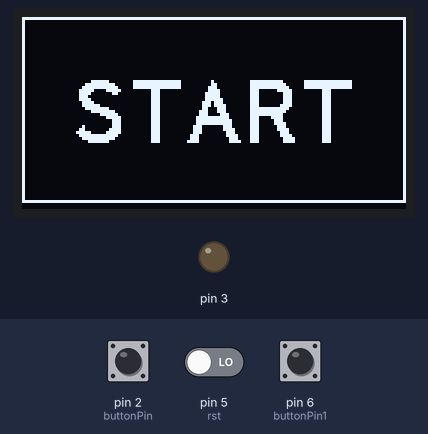
Simulated run of this sketch. Board: Arduino Uno, built with avr-gcc and run on an emulated ATmega328P. On the bench: 128×64 one-colour display, output pins drawn as LEDs (lit = HIGH). The test bench sets the inputs (shaded band); at power-on: pin 2 (buttonPin) LOW, pin 5 (rst) LOW, pin 6 (buttonPin1) LOW.

Above: at 2.9 s.
3.0 s: pin 2 (buttonPin) pulled HIGH for 0.15 s
At 3.7 s:
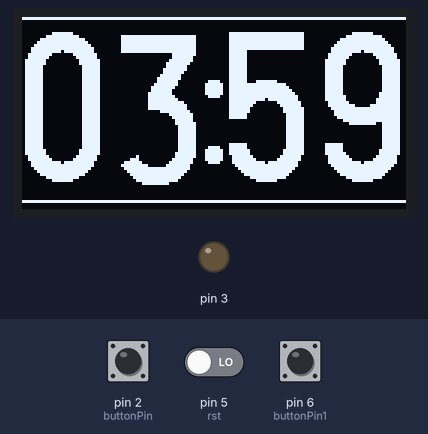
6.1 s: pin 5 (rst) driven HIGH
At 6.9 s:
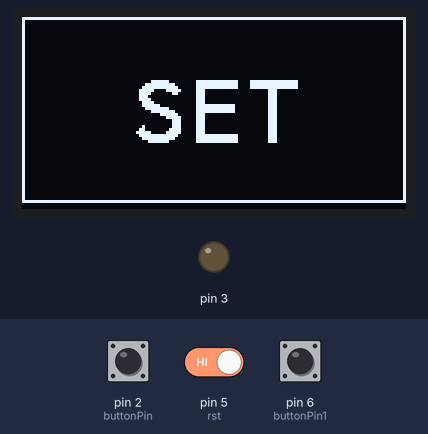
7.6 s: pin 6 (buttonPin1) pulled HIGH for 0.15 s
At 7.94 s:
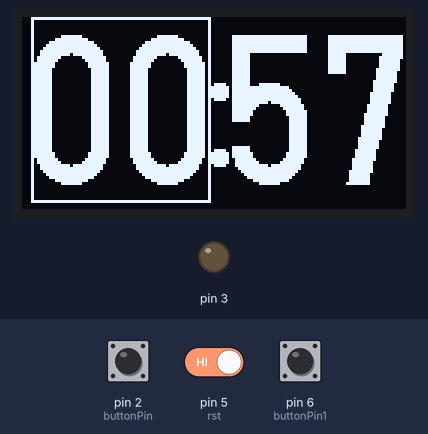
Timing chart, 0 to 10.6 s (numbered marks = the images above; inputs shaded):
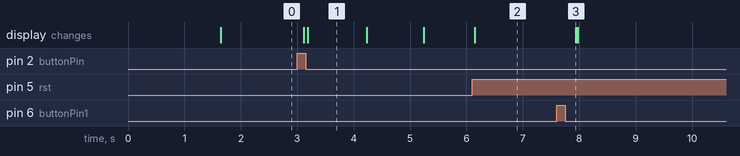

Measured:
- after the input at 3.0 s, the display: first changes after 0.12 s (image 1 shows a later state)
- after the input at 6.1 s, the display: changes after 0.05 s (image 2)
- after the input at 7.6 s, the display: changes after 0.33 s (image 3)
- what the display in image 1 shows lasts 1.0 s, from 3.2 s to 4.2 s

The sketch:

TQC_TIMER.ino
```cpp
#include <Arduino.h>
#include <U8g2lib.h>
#ifdef U8X8_HAVE_HW_I2C
#include <Wire.h>
#endif
const int  buttonPin = 2;    // the pin that the pushbutton is attached to
const int  buttonPin1 = 6;    // the pin that the pushbutton is attached to
const int  rst = 5;

int minutes = 4;
int seconds = 0;
int critical = 2;


// Variables will change:
int buttonPushCounter = 0;   // counter for the number of button presses
int buttonState = 0;         // current state of the button
int lastButtonState = 0;     // previous state of the button
int buttonState1 = 0;         // current state of the button1
int buttonPushCounter1 = 10;   // counter for the number of button1 presses
int lastButtonState1 = 0;     // previous state of the button1

long previousMillis = 0;        // will store last time LED was updated
long interval = 1000;
bool check = false;
bool fast = false;

U8G2_SH1106_128X64_NONAME_F_HW_I2C u8g2(U8G2_R2, /* reset=*/ U8X8_PIN_NONE);

void setup(void) {
  pinMode(3,OUTPUT);
  pinMode(buttonPin, INPUT);
  pinMode(buttonPin1, INPUT);
  pinMode(rst, INPUT);
  u8g2.begin();

  ttech();
  start();
}

uint8_t m = minutes;
uint8_t s = seconds;

void loop(void) {


  buttonState = digitalRead(buttonPin);
  buttonState1 = digitalRead(buttonPin1);
  if (digitalRead(rst))
  {
    buttonPushCounter1 = 0;
    set();
  }
//========================================================================================================

  if (buttonState != lastButtonState) {

    if ((buttonState == HIGH)) {
     if((buttonPushCounter1 > 9)){
      buttonPushCounter++;
      fast = false;
     }
     else if((buttonPushCounter1 <= 4))
     {
      buttonPushCounter++;
      fast = true;
      delay(300);
     }
      if (buttonPushCounter > 59)
        {
          buttonPushCounter = 0;
        }

    }
    else{

    }

   delay(50);
  }
  if (fast == false)
  {
  lastButtonState = buttonState;
  }
//========================================================================================================

   if (buttonState1 != lastButtonState1) {

    if (buttonState1 == HIGH) {
      buttonPushCounter1++;
      buttonPushCounter = 0;
    } else {

    }
   delay(50);
  }

  lastButtonState1 = buttonState1;


//if ((buttonPushCounter1 < 5) && (buttonState == HIGH)) {
//      buttonPushCounter++;
//}
if (((buttonPushCounter % 2) != 0) && (buttonPushCounter1 > 3) &&(check == false))
{

  char m_str[3];
  char s_str[3];
  strcpy(m_str, u8x8_u8toa(m, 2));    /* convert m to a string with two digits */
  strcpy(s_str, u8x8_u8toa(s, 2));   /* convert m to a string with two digits */
  u8g2.firstPage();
  do {
      u8g2.setFont(u8g2_font_logisoso50_tf);
      u8g2.drawStr(-3,55,m_str);
      u8g2.drawStr(55,55,":");
      u8g2.drawStr(65,55,s_str);
      u8g2.drawFrame(-1,0,130,62);
     }
  while (
      u8g2.nextPage()
      );
  unsigned long currentMillis = millis();

  if(currentMillis - previousMillis > interval)
  {
      previousMillis = currentMillis;
      if ( (s == 0) && (m > 0) )
      {
      s = 60;
      m--;
      }
      if  (m < (critical))
      {
          tone(3, 400, 500);
      }
//      if  (m == 0)
//      {
//          tone(3, 500, 600);
//      }
      if  ((m == 0) && (s == 0))
      {

       check = true;
       m=minutes;
       s=seconds + 1;
          buttonPushCounter++;
      }


     s--;
  }//millis
}//even


if  ((buttonPushCounter1 > 4) && (buttonState1 == HIGH))
{

 noTone(3);
 check = false;
 m=minutes;
 s=seconds;
 buttonPushCounter = 0;
 start();
}// not even

if (check == true)
{
  tone(3, 2000);
}


if (buttonPushCounter1 == 1)
{
    m = buttonPushCounter;
  char m_str[3];
  char s_str[3];
  strcpy(m_str, u8x8_u8toa(m, 2));    /* convert m to a string with two digits */
  strcpy(s_str, u8x8_u8toa(s, 2));   /* convert m to a string with two digits */
  u8g2.firstPage();
  do {
    u8g2.setDrawColor(1);
    u8g2.setFont(u8g2_font_logisoso50_tf);
    u8g2.drawStr(0,56,m_str);
    u8g2.drawStr(57,56,":");
    u8g2.drawStr(66,56,s_str);
    u8g2.drawFrame(3,0,60,62);
  } while ( u8g2.nextPage() );
    minutes = m;
}


if (buttonPushCounter1 == 2)
{
 // buttonPushCounter = 0;
    s = buttonPushCounter;
  char m_str[3];
  char s_str[3];
  strcpy(m_str, u8x8_u8toa(m, 2));    /* convert m to a string with two digits */
  strcpy(s_str, u8x8_u8toa(s, 2));   /* convert m to a string with two digits */
  u8g2.firstPage();
  do {

    u8g2.setDrawColor(1);
    u8g2.setFont(u8g2_font_logisoso50_tf);
    u8g2.drawStr(0,56,m_str);
      u8g2.drawStr(57,56,":");
      u8g2.drawStr(66,56,s_str);
    u8g2.drawFrame(69,0,59,62);
  } while ( u8g2.nextPage() );
    seconds = s;
}


if (buttonPushCounter1 == 3)
{
 // buttonPushCounter = 0;
  if (buttonPushCounter > m)
 {
  buttonPushCounter = 0;
 }
    critical = buttonPushCounter;
  char critical_str[3];
  strcpy(critical_str, u8x8_u8toa(critical, 2));    /* convert m to a string with two digits */
  u8g2.firstPage();
  do {
    u8g2.setDrawColor(1);
    u8g2.setFont(u8g2_font_freedoomr10_tu);
    u8g2.drawStr(0,15,"BUZZ UNDER:");
    u8g2.drawStr(95,45,"MIN");
    u8g2.setFont(u8g2_font_inb21_mf);
    u8g2.drawStr(40,47,critical_str);
    u8g2.drawFrame(32,15,54,43);
  } while ( u8g2.nextPage() );

}


if (buttonPushCounter1 == 4)
{
 start();
 buttonPushCounter=10;
}


}//loop


void ttech()
{
  u8g2.clearBuffer();
    u8g2.setFont(u8g2_font_inb21_mf);
  u8g2.drawStr(7,42,"T-TECH");
  u8g2.drawFrame(0,0,128,62);
  u8g2.sendBuffer();
  delay(1500);
  buttonPushCounter1 = 10;
}
void start()
{
  u8g2.clearBuffer();
  u8g2.setFont(u8g2_font_inb21_mf);
  u8g2.drawStr(17,42,"START");
  u8g2.drawFrame(0,0,128,62);
  u8g2.sendBuffer();
  delay(100);
  buttonPushCounter1 = 10;
}

void set()
{
  u8g2.clearBuffer();
  u8g2.setFont(u8g2_font_inb21_mf);
  u8g2.drawStr(37,42,"SET");
  u8g2.drawFrame(0,0,128,62);
  u8g2.sendBuffer();
  delay(100);
}
```
